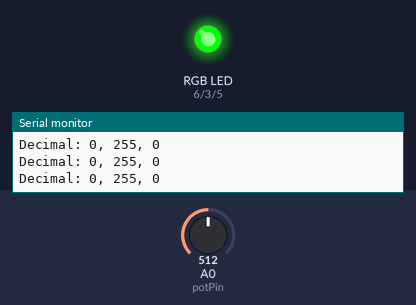
The sketch below on a simulated Arduino Uno, built with avr-gcc and run on an emulated ATmega328P. Parts: an RGB LED mixed from three pins (HIGH = lit), the last lines printed to the serial monitor. The inputs (shaded band) are chosen by the test bench; at power-on: A0 (potPin) = 512.

Above: at 1.2 s.
1.3 s: A0 (potPin) set to 663
2.8 s: A0 (potPin) set to 700
At 3.6 s:
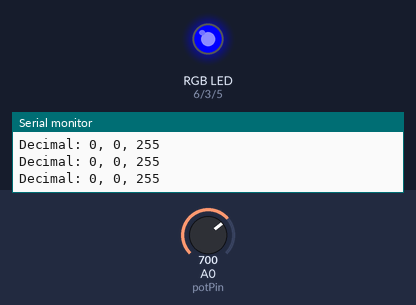
4.3 s: A0 (potPin) set to 1007
7.3 s: A0 (potPin) set to 1023
At 7.8 s:
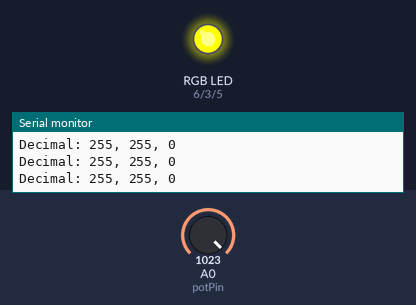
8.8 s: A0 (potPin) set to 306
At 9.7 s:
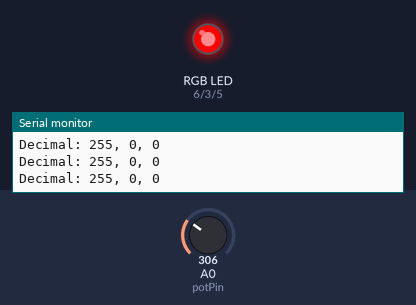
10.3 s: A0 (potPin) set to 327
13.3 s: A0 (potPin) set to 349
At 13.7 s:
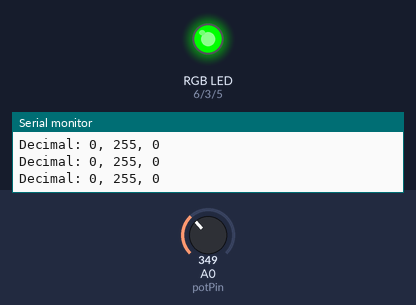
Timing chart, 0 to 15.8 s (numbered marks = the images above; inputs shaded):
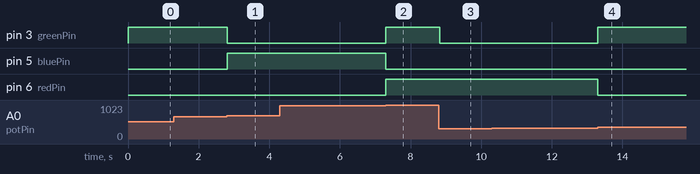

Measured:
- the behaviour switches between 681 and 682 on A0 (potPin) (found by bisection; images 0 and 1)
- the behaviour switches between 1022 and 1023 on A0 (potPin) (found by bisection; images 1 and 2)
- the behaviour switches between 340 and 341 on A0 (potPin) (found by bisection; images 3 and 4)
- after the input at 2.8 s, pin 3 (greenPin): HIGH → LOW at once; pin 5 (bluePin): LOW → HIGH at once
- after the input at 7.3 s, pin 3 (greenPin), pin 6 (redPin): LOW → HIGH at once; pin 5 (bluePin): HIGH → LOW at once
- after the input at 8.8 s, pin 3 (greenPin): HIGH → LOW at once
- after the input at 13.3 s, pin 3 (greenPin): LOW → HIGH at once; pin 6 (redPin): HIGH → LOW at once

The sketch:

Examen11-03.ino
```cpp
/*
 *  Controlar un RGB dede un potenciometro y mapear su estado
 *	Realizado por: David Cespón Míguez
 *  Data: 11/03/2024
*/
// Definir los pines del LED RGB
const int redPin = 6;
const int greenPin = 3;
const int bluePin = 5;

// Definir el pin del potenciómetro
const int potPin = A0;

void setup() {
  // Inicializar los pines del LED RGB como salidas
  pinMode(redPin, OUTPUT);
  pinMode(greenPin, OUTPUT);
  pinMode(bluePin, OUTPUT);

  // Inicializar la comunicación serial a 9600 baudios
  Serial.begin(9600);
}

void loop() {
  // Leer el valor del potenciómetro
  int potValue = analogRead(potPin);

  // Mapear el valor del potenciómetro al rango de colores
  int color = map(potValue, 0, 1023, 0, 3);

  // Establecer el color del LED RGB según el valor del potenciómetro
  switch (color) {
    case 0: // Rojo
      analogWrite(redPin, 255);
      analogWrite(greenPin, 0);
      analogWrite(bluePin, 0);
      // Imprimir valores en el monitor serie
      printColorValues(255, 0, 0);
      break;
    case 1: // Verde
      analogWrite(redPin, 0);
      analogWrite(greenPin, 255);
      analogWrite(bluePin, 0);
      // Imprimir valores en el monitor serie
      printColorValues(0, 255, 0);
      break;
    case 2: // Azul
      analogWrite(redPin, 0);
      analogWrite(greenPin, 0);
      analogWrite(bluePin, 255);
      // Imprimir valores en el monitor serie
      printColorValues(0, 0, 255);
      break;
    case 3: // Amarillo
      analogWrite(redPin, 255);
      analogWrite(greenPin, 255);
      analogWrite(bluePin, 0);
      // Imprimir valores en el monitor serie
      printColorValues(255, 255, 0);
      break;
  }
}

// Función para imprimir los valores de los colores en decimal.
void printColorValues(int red, int green, int blue) {
  // Imprimir los valores en decimal
  Serial.print("Decimal: ");
  Serial.print(red);
  Serial.print(", ");
  Serial.print(green);
  Serial.print(", ");
  Serial.println(blue);


  // Espacio en blanco para separar las lecturas
  Serial.println();
}
```
